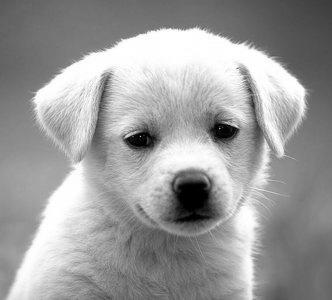
#> input picture lab4/dog.png, 332 x 300 px
$ python qnE.py
#> lines starting #> are read from the running program, lines starting #| are printed output that depends on the picture; after the words box and inside, x2 and y2 are one past the last pixel; in counts of white or black regions, pixels touching at a corner belong together
# 2.5. Otsu Threshold

import cv2 as cv

image = cv.imread("dog.png")
#> image is the input picture: shape (300, 332, 3); min 0, max 255, mean 155.7
image = cv.resize(image, (900, 600))
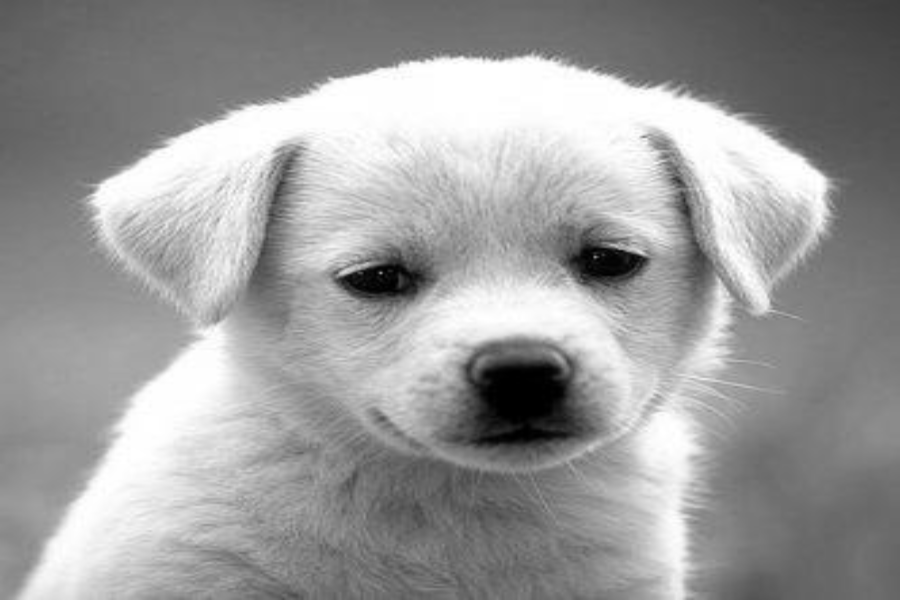
#> image: shape (600, 900, 3); min 0, max 255, mean 155.6

gray = cv.cvtColor(image, cv.COLOR_BGR2GRAY)

ret, thresh = cv.threshold(gray, 120, 255, cv.THRESH_OTSU)
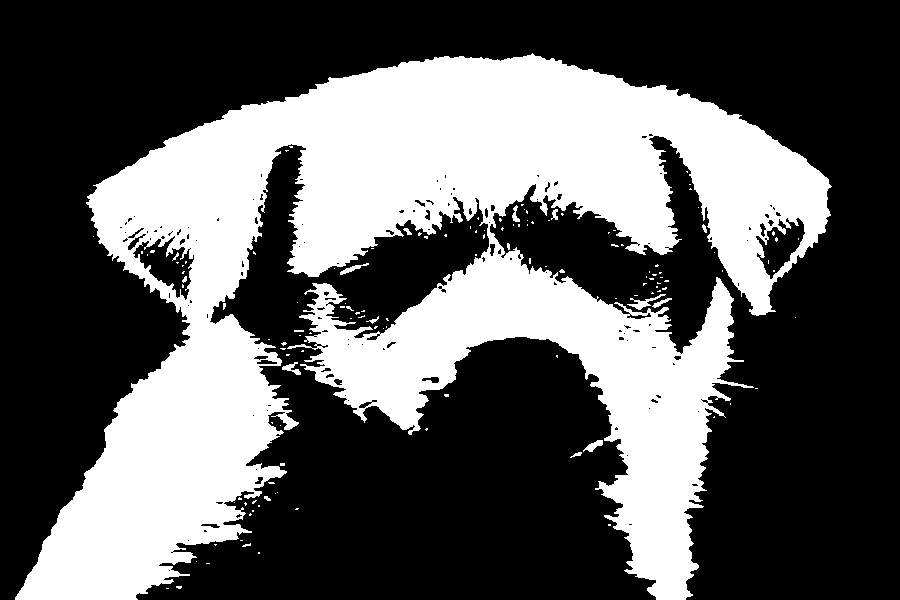
#> thresh: shape (600, 900); 36.3% white; 136 white regions (120 under 20 px), largest, box (x1, y1, x2, y2) and area: (15, 53, 832, 600) 194189, (627, 294, 666, 310) 170, (583, 440, 603, 452) 114
#> ret = 169

cv.imshow("Otsu Threshold", thresh)
cv.waitKey(0)
cv.destroyAllWindows()
